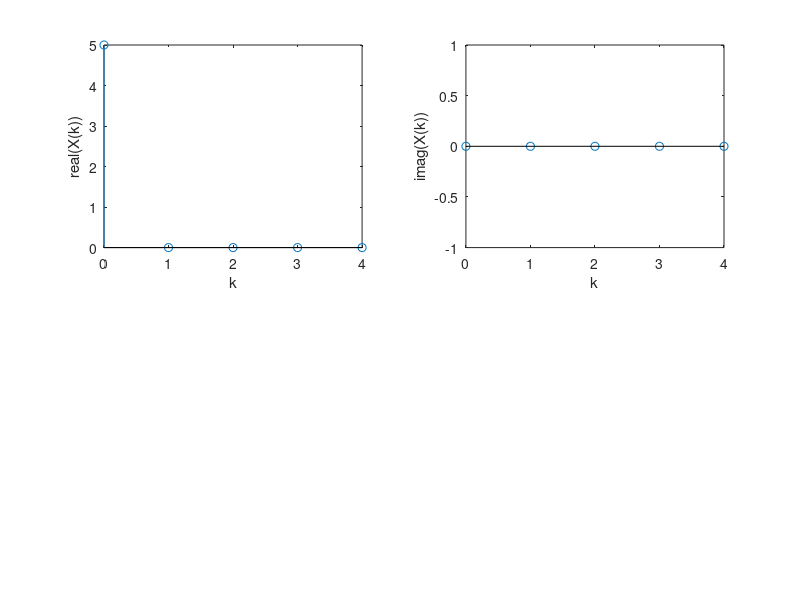

Source code (MATLAB): (Note: this script raises an error after producing the figure.)
clc
clear variables

Xk = input('Enter the sequence X(k): ');

numberOfPoints = input('Enter the number of points needed for IDFT: ');
Xk(length(Xk)+1 : numberOfPoints) = 0;
disp(Xk);


%Xk = [10, -2+2j, -2, -2-2j];%Feel free to change Xk to any point frequency
                             %points
                             
%This frequency samples for X(k)
k = [0 : length(Xk)-1];
    
subplot(2,2,1);
stem(k, real(Xk));xlabel('k');ylabel('real(X(k))');

subplot(2,2,2);
stem(k, imag(Xk));xlabel('k');ylabel('imag(X(k))');

%This is n for x[n]
n = k;             

%x[n] evaluated from findIDFT function defined in the same directory
xn = findIDFT(Xk);                                              

subplot(2,2,3);
stem(n,abs(xn));xlabel('n');ylabel('magnitude(x[n])');

subplot(2,2,4);
stem(n,angle(xn));xlabel('n');ylabel('angle(x[n])');

%sgtitle('Realization of IDFT');

disp(Xk);
disp(xn);